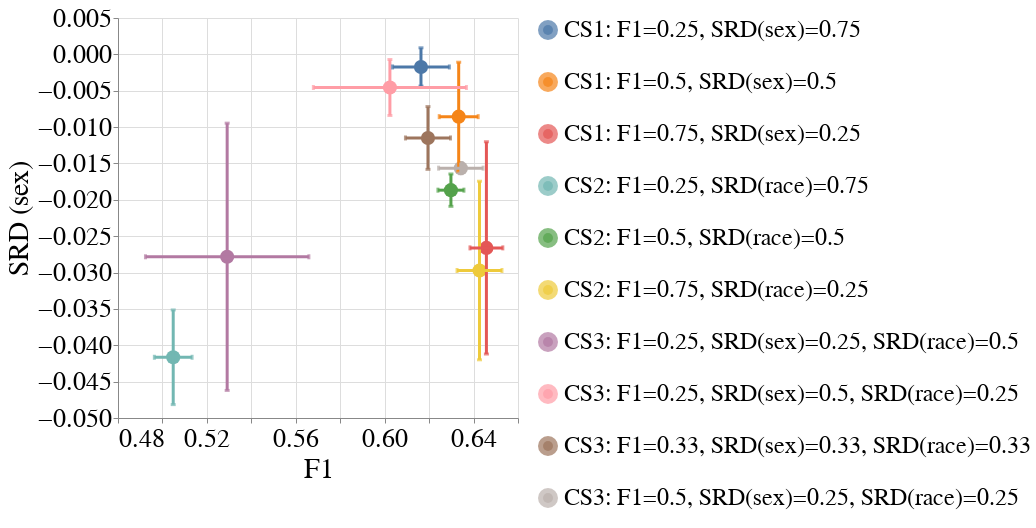

Write notebook code for a chart like this one.
### Code cell
create_box_plot_per_dataset_and_all_case_studies(to_plot=best_lp_metrics_per_exp_config_df,
                                                 exp_name=EXP_NAME,
                                                 dataset_name=DATASET_NAME,
                                                 metric_x="F1",
                                                 group_x="overall",
                                                 metric_y="Selection_Rate_Difference",
                                                 group_y="SEX",
                                                 rename_legend_dct=rename_legend_dct)
